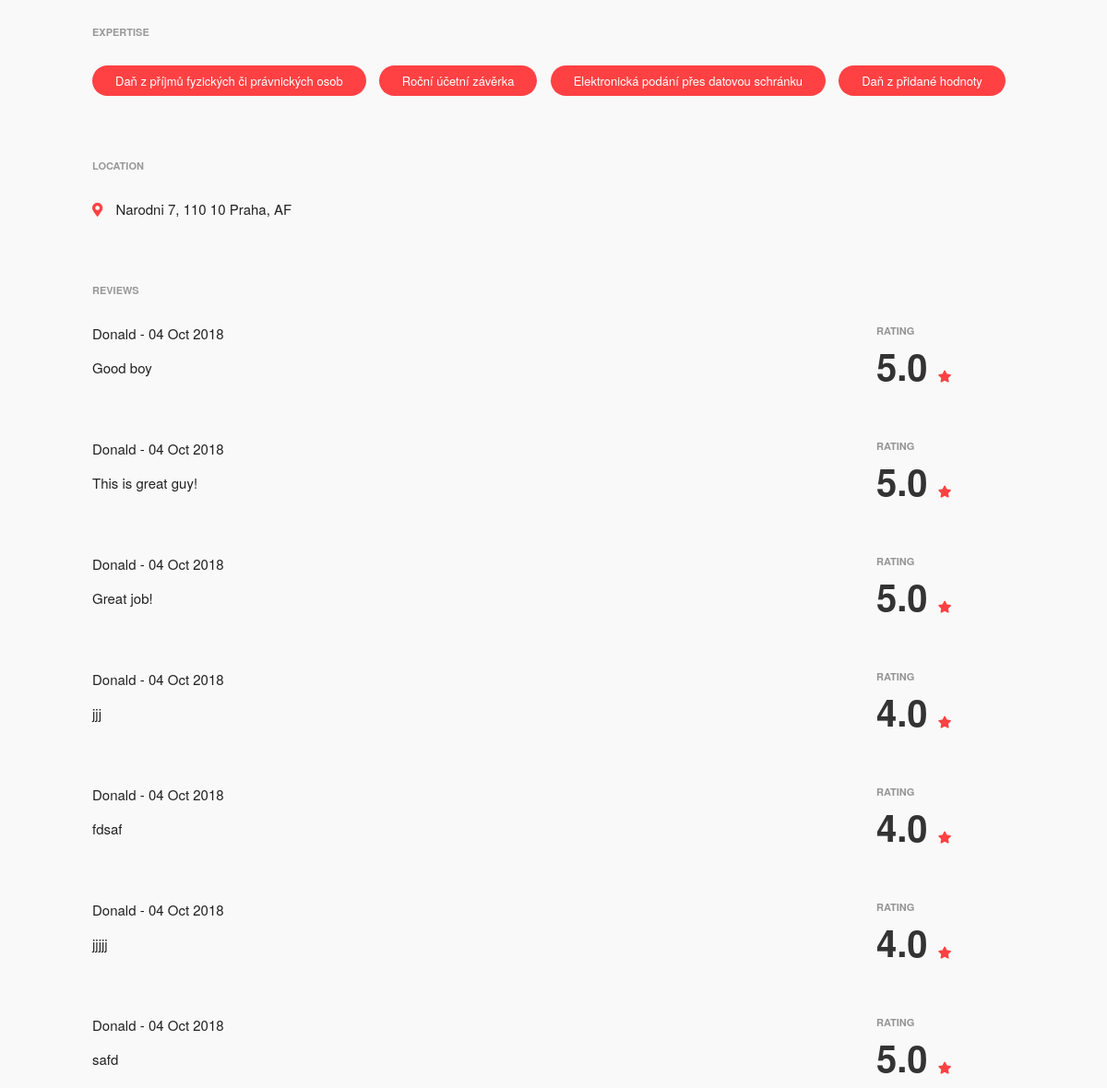
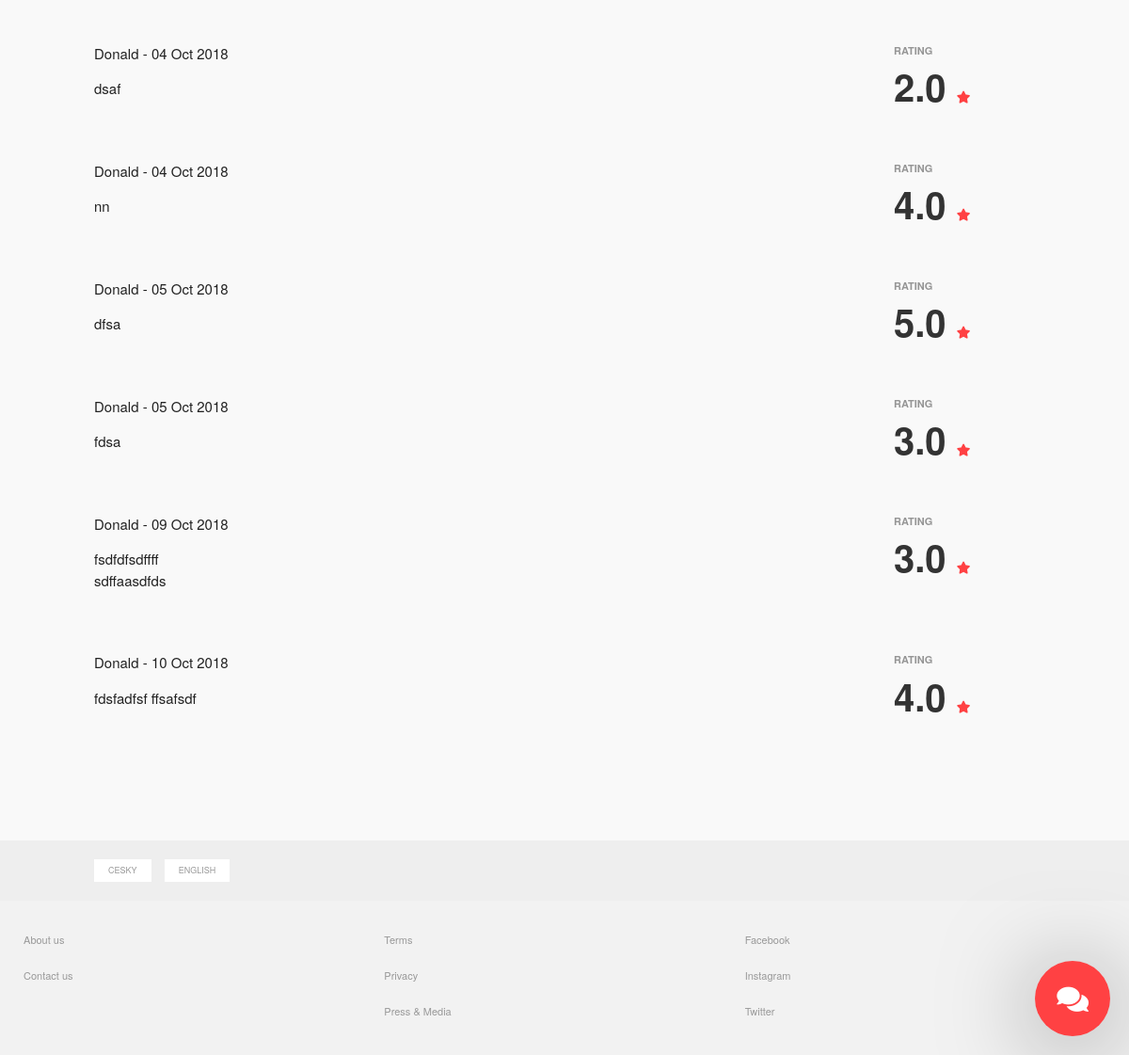
The app's page /webapp/expert/?id=1 (signed in, lower part), older data (2 pictures, top to bottom).
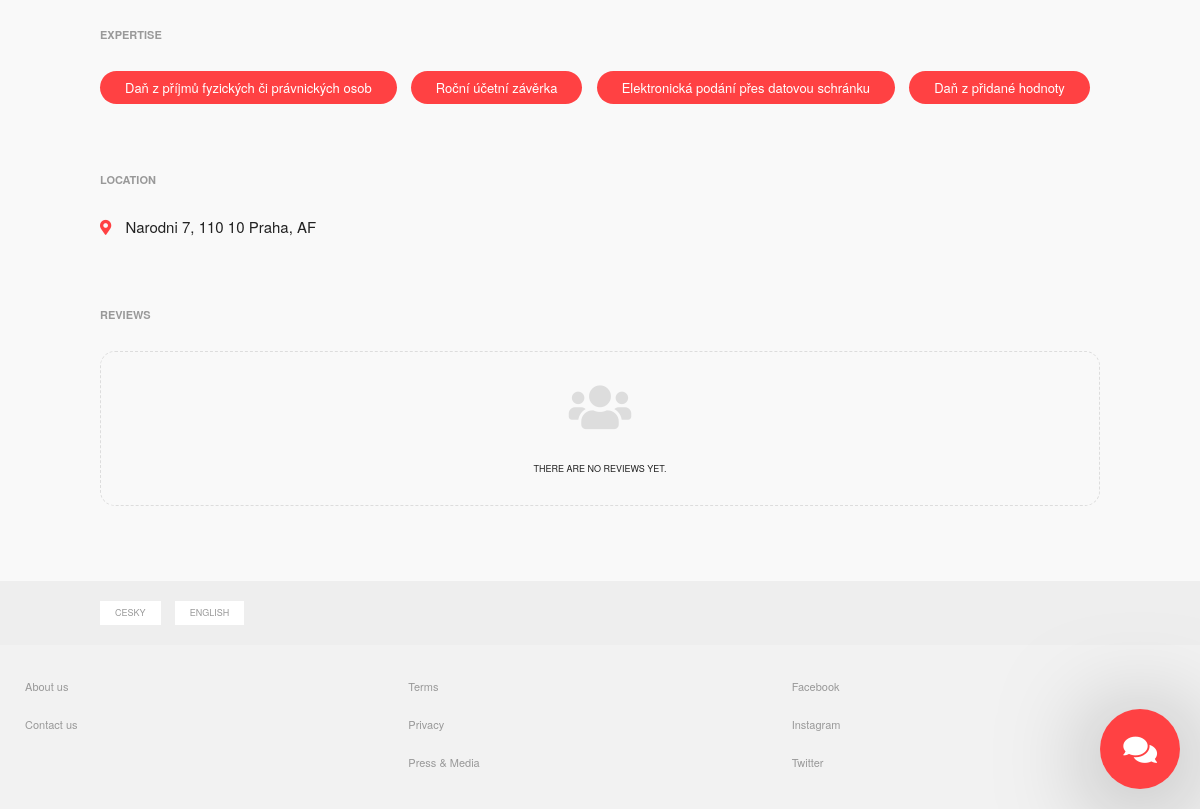
The same page, newer data.
### webapp/models.py (models this page shows, shortened)
class Expertise(models.Model):
  title       = models.TextField()
  category_id = models.IntegerField(blank=True, null=True)

class Rating(models.Model):
  from_user        = models.ForeignKey(User, null=True, related_name='rating_from_user')
  to_user          = models.ForeignKey(User, null=True, related_name='rating_to_user')
  body             = models.TextField(max_length=5000, blank=True, null=True)
  status           = models.IntegerField(blank=True, null=True, default='1')
  rating           = models.IntegerField(blank=True, null=True, default='5')
  created_date     = models.DateTimeField(default=datetime.now)

class User(AbstractBaseUser):
  email            = models.EmailField(max_length=255, unique=True)
  active           = models.BooleanField(default=True)
  staff            = models.BooleanField(default=False)
  admin            = models.BooleanField(default=False)
  timestamp        = models.DateTimeField(auto_now_add=True)
  first_name       = models.CharField(max_length=255, blank=True, null=True)
  last_name        = models.CharField(max_length=255 , blank=True, null=True)
  username         = models.CharField(max_length=255 , blank=True, null=True)
  phone            = models.CharField(max_length=255, blank=True, null=True)
  mobile           = models.CharField(max_length=255, blank=True, null=True)
  web              = models.CharField(max_length=255, blank=True, null=True)
  street           = models.CharField(max_length=255, blank=True, null=True)
  street_number    = models.CharField(max_length=255, blank=True, null=True)
  city             = models.CharField(max_length=255, blank=True, null=True)
  country          = CountryField(default ='CZ')
  zipcode          = models.CharField(max_length=255, blank=True, null=True)
  district         = models.CharField(max_length=255, blank=True, null=True)
  district_id      = models.IntegerField(blank=True, null=True)
  latitude         = models.CharField(max_length=255, blank=True, null=True)
  longtitude       = models.CharField(max_length=255, blank=True, null=True)
  company          = models.CharField(max_length=255, blank=True, null=True)
  category_id      = models.IntegerField(blank=True, null=True)
  experience       = models.IntegerField(blank=True, null=True)
  hour_rate_from   = models.IntegerField(blank=True, null=True)
  hour_rate_to     = models.IntegerField(blank=True, null=True)
  bio              = models.TextField(max_length=5000, blank=True, null=True)
  expertise        = models.CharField(max_length=255 , blank=True, null=True)
  rating           = models.FloatField(max_length=255 , blank=True, null=True, default='5.0')
  profile_img      = models.ImageField(blank=True, default="default.jpg")
  USERNAME_FIELD = 'email'
  objects = UserManager()
  def is_client(self):
    if self.category_id > 0:
      return False
    else:
      return True
  @property
  def is_active(self):
    return self.active

### webapp/views.py (the view)
def expert(request):
  expert_id              = request.GET.get('id')
  message_sent           = request.GET.get('message_sent')
  rating_sent            = request.GET.get('rating_sent')
  expert                 = User.objects.get(id=expert_id)
  expert_expertise       = expert.expertise
  expertieses            = ""
  if expert_expertise:
    expert_expertise     = expert_expertise.split(",")
    expertieses          = Expertise.objects.filter(id__in=map(str,expert_expertise))
  category_id            = expert.category_id
  district_id            = expert.district_id
  district               = expert.district
  experience_minimal     = request.GET.get('experience_minimal')
  hour_rate_maximal      = request.GET.get('hour_rate_maximal')
  rating_minimal         = request.GET.get('rating_minimal')
  expertise_ids          = request.GET.get('expertise')
  if experience_minimal == None or experience_minimal == "":
    experience_minimal = 1
  if hour_rate_maximal == None or hour_rate_maximal == "":
    hour_rate_maximal = 5000
  if rating_minimal == None or rating_minimal == "":
    rating_minimal = 1
  experts = User.objects.filter(category_id=category_id).filter(experience__gte=experience_minimal, hour_rate_to__lte=hour_rate_maximal, rating__gte=rating_minimal, district_id=district_id).exclude(id=expert_id)
  if expertise_ids:
    experts = experts.filter(expertise__icontains=expertise_ids)
  ratings = Rating.objects.filter(to_user=expert_id)
  context = {
    'expert'              : expert,
    'experts'             : experts,
    'category_id'         : category_id,
    'district_id'         : district_id,
    'district'            : district,
    'expertieses'         : expertieses,
    'expertise_ids'       : expertise_ids,
    'experience_minimal'  : experience_minimal,
    'hour_rate_maximal'   : hour_rate_maximal,
    'rating_minimal'      : rating_minimal,
    'ratings'             : ratings,
    'message_sent'        : message_sent,
    'rating_sent'         : rating_sent
  }
  return render(request, 'webapp/expert.html', context)

### webapp/templates/webapp/expert.html (shortened to what this page needs)
{% extends "webapp/base.html" %}
{% block content %}
{% load i18n %}
{% load staticfiles %}
<div class="expert category-{{ expert.category_id }}">
  <div class="page">
    <div class="row">
      <div class="expert-main  main-content col s12 l8">
        <div class="expert-section" id="expertise">
          <h2>{% trans 'Expertise' %}</h2>
          <div class="expert-section-text">
            {% if  expert.id == request.user.id and expertieses == "" %}
              <p class="no-data do-something"><i class="fas fa-pencil-alt"></i>{% trans 'You have not defined any expertises.' %} <a href="/webapp/update_profile/?id={{ expert.id }}">{% trans 'You can add them in here.' %}</a></p>
            {% else %}
              {% if expertieses == "" %}
                <p class="no-data"><i class="fas fa-tags"></i>{% trans 'Unknown expertieses.' %}</p>
              {% else %}
                {% for expertise_value in expertieses %}
                  <div class="expert-tag">
                    {{ expertise_value.title }}
                  </div>
                {% endfor %}
              {% endif %}
            {% endif %}
          </div>
        </div>
        <div class="expert-section" id="location">
          <h2>{% trans 'Location' %}</h2>
          <div class="expert-section-text clearfix">
            {% if  expert.id == request.user.id and expert.street == None %}
              <p class="no-data do-something"><i class="fas fa-pencil-alt"></i>{% trans 'You have not defined your full location.' %}<a href="/webapp/update_profile/?id={{ expert.id }}">{% trans 'You can add it in here.' %}</a></p>
            {% else %}
              {% if  expert.street == None %}
                <p class="no-data"><i class="fas fa-map"></i>{% trans 'Unknown location.' %}</p>
              {% else %}
                <div class="address">
                  <i class="fas fa-map-marker-alt"></i>
                  <span>{{ expert.street }} {{ expert.street_number }}, {{ expert.zipcode }} {{ expert.city }}, {{ expert.country }}</span>
                </div>
              {% endif %}
            {% endif %}
          </div>
        </div>
        <div class="expert-section" id="reviews">
          <h2>{% trans 'Reviews' %}</h2>
          {% if ratings.count < 1 %}
            <p class="no-data"><i class="fas fa-users"></i>{% trans 'There are no reviews yet.' %}</p>
          {% endif %}
          {% for rating in ratings %}
            <div class="expert-section-text clearfix">
              <div class="user-rating">
                <div class="user-rating-base">
                  <strong>
                    {{ rating.to_user.first_name }}
                  </strong>
                  <span> - {{ rating.created_date|date:"d M Y" }}</span>
                </div>
                <div class="user-rating-body">
                  {{ rating.body |linebreaks}}
                </div>
              </div>
              <div class="user-rating-value">
                <div class="expert-value-section">
                  <div class="expert-value-header">{% trans 'Rating' %}</div>
                  <div class="expert-value-iteger">
                    <span>{{ rating.rating|floatformat:1 }}</span>
                    <i class="fas fa-star"></i>
                  </div>
                </div>
              </div>
            </div>
          {% endfor %}
        </div>
      </div>
    </div>
  </div>
</div>
{% endblock %}

Row changes from the older to the newer data that the page shows:
removed Rating: to_user.first_name "Donald", created_date "04 Oct 2018", body "Good boy", rating "5.0"
removed Rating: to_user.first_name "Donald", created_date "04 Oct 2018", body "This is great guy!", rating "5.0"
removed Rating: to_user.first_name "Donald", created_date "04 Oct 2018", body "Great job!", rating "5.0"
removed Rating: to_user.first_name "Donald", created_date "04 Oct 2018", body "jjj", rating "4.0"
removed Rating: to_user.first_name "Donald", created_date "04 Oct 2018", body "fdsaf", rating "4.0"
removed Rating: to_user.first_name "Donald", created_date "04 Oct 2018", body "jjjjj", rating "4.0"
removed Rating: to_user.first_name "Donald", created_date "04 Oct 2018", body "safd", rating "5.0"
removed Rating: to_user.first_name "Donald", created_date "04 Oct 2018", body "dsaf", rating "2.0"
removed Rating: to_user.first_name "Donald", created_date "04 Oct 2018", body "nn", rating "4.0"
removed Rating: to_user.first_name "Donald", created_date "05 Oct 2018", body "dfsa", rating "5.0"
removed Rating: to_user.first_name "Donald", created_date "05 Oct 2018", body "fdsa", rating "3.0"
removed Rating: to_user.first_name "Donald", created_date "09 Oct 2018", body "fsdfdfsdffff sdffaasdfds", rating "3.0"
removed Rating: to_user.first_name "Donald", created_date "10 Oct 2018", body "fdsfadfsf ffsafsdf", rating "4.0"
Text that changed along with them:
text now shown: "THERE ARE NO REVIEWS YET."
